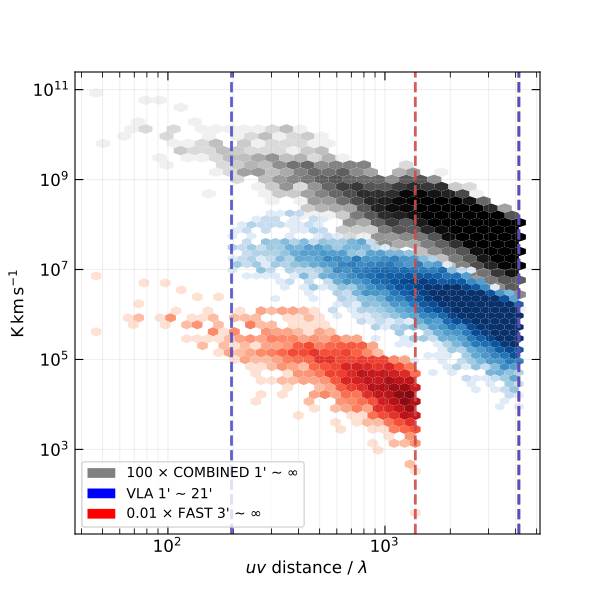

Recreate this plot in Python.
from astropy.io import fits
from astropy import wcs
from astropy import units as u
from astropy import coordinates
from scipy import stats
import numpy as np
import pandas as pd
from matplotlib import pyplot as plt
from matplotlib.patches import Rectangle
from astropy.table import QTable, Table, Column
from matplotlib.ticker import *
import seaborn as sns
import scipy.ndimage
from matplotlib.patches import Patch
import matplotlib.colors as colors


def radial_profile(data, center):
    y, x = np.indices((data.shape))
    r = np.sqrt((x - center[0])**2 + (y - center[1])**2)
    r = r.astype(np.int)

    tbin = np.bincount(r.ravel(), data.ravel())
    nr = np.bincount(r.ravel())
    # print(nr)
    radialprofile = tbin
    return radialprofile


def convert_2d_to_1d(image):
    """
    Convert a 2D array (image) into two 1D arrays: one for the distance of each pixel to the center,
    and another for the pixel values. The distances and values are one-to-one corresponding.

    Parameters:
    image (2D numpy array): The input 2D array representing an image.

    Returns:
    tuple: A tuple containing two 1D numpy arrays. The first array is the distances, and the second array is the pixel values.
    """
    # Calculate the center of the image
    center_y, center_x = np.array(image.shape) / 2

    # Create an array of the same shape as the image containing the distance of each pixel from the center
    y, x = np.indices(image.shape)
    distance = np.sqrt((x - center_x)**2 + (y - center_y)**2)

    # Flatten the 2D arrays into 1D arrays
    distance_1d = distance.flatten()
    value_1d = image.flatten()

    return distance_1d, value_1d

# # Example usage:
# # Create a dummy 2D array (image)
# dummy_image = np.random.rand(10, 10)
# distances, values = convert_2d_to_1d(dummy_image)
# distances, values


def plotProfile(ax,
                filename='',
                color='gray',
                label='',
                scale=1,
                convert_to_K=False,
                half_size=175 * 8 / 60.,  # in arcmin
                freq=1.4204057510,  # GHz
                las=1500 * 5,
                beam=60):

    hdu = fits.open(
        filename)
    data = hdu[0].data
    # data = scipy.ndimage.zoom(data, 10, order=1)
    datacenter = [int(data.shape[0] / 2), int(data.shape[1] / 2)]
    half_size = 1500
    data = data[datacenter[0] - int(half_size):datacenter[0] + int(half_size),
                datacenter[1] - int(half_size):datacenter[1] + int(half_size)]
    if convert_to_K:
        bmaj = hdu[0].header['BMAJ'] * 3600
        bmin = hdu[0].header['BMIN'] * 3600
        data = 1.222e3 * data * 1e3 / bmaj / bmin / freq**2
        print(1.222e3  * 1e3 / bmaj / bmin / freq**2)
    print(data.shape)
    data = np.nan_to_num(data)
    data_fft = np.fft.fft2(data)
    data_fft = np.fft.fftshift(data_fft)
    data_fftabs = abs(data_fft)

    distances, values = convert_2d_to_1d(data_fftabs)
    xarr = (distances) * 41.27388 * 1.2e3 / half_size
    yarr = (values) * scale
    xarr[xarr < 4.14e3 * 60 / las] = np.NaN
    yarr[xarr < 4.14e3 * 60 / las] = np.NaN

    xarr[xarr > 4.14e3 * 60 / beam] = np.NaN
    yarr[xarr > 4.14e3 * 60 / beam] = np.NaN

    # # print(xarr)
    # yarr = radial_profile(data_fftabs, mycenter) * scale
    # yarr = yarr[:int(data.shape[0] / 2)]
    # xarr = np.array(range(len(yarr)))
    # xarr = xarr /( abs(hdu[0].header['CDELT1']) / 180. * 3.14)
    # xarr = xarr/half_size
    # xarr = xarr/2/1.414
    # print(xarr)

    # ax.set_xlim([np.nanmin(xarr) * 0.1, np.nanmax(xarr) * 4])
    # ax.set_ylim([np.nanmin(yarr) * 0.1, np.nanmax(yarr) * 4])
    # ax.scatter(xarr, yarr, color=color, label=label)
    ax.hexbin(xarr, yarr, gridsize=30, cmap=color, mincnt=0, xscale='log',
              yscale='log', bins='log', edgecolors='none', norm = colors.LogNorm(vmin=1, vmax=300))
    print(yarr.shape)
    return 0


plt.rcParams['figure.dpi'] = 75.
plt.rcParams['savefig.dpi'] = 75.
plt.rcParams['axes.labelsize'] = 12
plt.rcParams['axes.titlesize'] = 12
plt.rcParams['xtick.labelsize'] = 12
plt.rcParams['ytick.labelsize'] = 12
plt.clf()
fig = plt.figure(figsize=(6, 6))


ax = plt.subplot(1, 1, 1)


ax.set_xscale("log")
ax.xaxis.set_major_formatter(LogFormatter())
ax.xaxis.set_minor_formatter(LogFormatter())
ax.set_yscale("log")
ax.yaxis.set_major_formatter(LogFormatter())
ax.yaxis.set_minor_formatter(LogFormatter())
ax.tick_params(axis='both', which='major', direction='in', size=6,
               bottom=True, top=True, left=True, right=True)
ax.tick_params(axis='both', which='minor', direction='in', size=4,
                    bottom=True, top=True, left=True, right=True)

# Make the tick labels in scitific notations

ax.loglog()

# And a corresponding grid
ax.grid(which='both')

# Or if you want different settings for the grids:
ax.grid(which='minor', alpha=0.2)
ax.grid(which='major', alpha=0.2)


# plotProfile(filename='../data/all-jcomb.fits.moment.integrated.fits',
#             ax=ax,
#             color=(0.5, 0.5, 0.5, 0.0),
#             label='SDint', convert_to_K = True)

# plotProfile(filename='../data/all-jcomb.fits.moment.integrated.fits',
#             ax=ax,
#             color=(0.3, 0.3, 0.8, 0.5),
#             label='FAST', convert_to_K = True)


# ax.set_xlim([1e0, 5e4])
# ax.set_ylim([1e5, 1e9])

# ax.set_ylabel('Jy/arcsec$^2$')
ax.set_ylabel('$\\mathrm{K\,km\,s^{-1}}$')
ax.set_xlabel('$uv$ distance / $\\lambda$')

# ax.axvline(x=4.14e3,
#            lw=2.0,
#            ls='--',
#            color=(0.5, 0.5, 0.5, 1),
#            label='COMBINED BEAM 1\'')

# plotProfile(filename='../data/all-jcomb.fits.moment.integrated.fits',
#             ax=ax,
#             color='Greys',
#             label='COMBINED', scale=1, convert_to_K = True)

beam = 60
ax.axvline(x=4.14e3 * 60 / beam,
           lw=2.0,
           ls='--',
           color=(0.8, 0.3, 0.3, 0.9),
           label='100 $x$ COMBINED 1\' ~ $\\infty$')

plotProfile(filename='../data/all-jcomb.fits.moment.integrated.fits',
            ax=ax,
            color='Greys',
            beam=beam,
            label='combined', scale=100, convert_to_K=True)


las = 1265
beam = 60
ax.axvline(x=4.14e3 * 60 / beam,
           lw=2.0,
           ls='--',
           color=(0.3, 0.3, 0.8, 0.9),
           label='VLA 1\' ~ 21\'')
ax.axvline(x=4.14e3 * 60 / las,
           lw=2.0,
           ls='--',
           color=(0.3, 0.3, 0.8, 0.9))

plotProfile(filename='../data/contsub-02.fits.moment.integrated.fits',
            ax=ax,
            color='Blues',
            las=las,
            beam=beam,
            label='VLA', scale=1, convert_to_K=True)

beam = 180
ax.axvline(x=4.14e3 * 60 / beam,
           lw=2.0,
           ls='--',
           color=(0.8, 0.3, 0.3, 0.9),
           label='0.01 $x$ FAST 3\' ~ $\\infty$')

plotProfile(filename='../data/fast-rg.fits.moment.integrated.fits',
            ax=ax,
            color='Reds',
            beam=beam,
            label='FAST', scale=0.01, convert_to_K=True)


# plotProfile(filename='../data/all-jcomb.fits.moment.integrated.fits',
#             ax=ax,
#             color=(0.8, 0.3, 0.3, 0.5),
#             label='VLA', scale=1, convert_to_K = True)

# ax.axvline(x=3087,
#            lw=2.0,
#            ls='--',
#            color=(0.8, 0.3, 0.3, 0.5),
#            label='VLA BEAM')

# ax.axvline(x=45/0.21,
#            lw=2.0,
#            ls='--',
#            color=(0.8, 0.3, 0.3, 0.5),
#            label='VLA LAS')

# ax.axvline(x=175 * 8 * 1.414 / 201 / 2,
#            lw=2.0,
#            ls='--',
#            color=(0.3, 0.8, 0.3, 0.5),
#            label='FAST RES')
legend_elements = [
    Patch(facecolor='grey', label='100 $\\times$ COMBINED 1\' ~ $\\infty$'),
    Patch(facecolor='b', label='VLA 1\' ~ 21\''),
    Patch(facecolor='r', label='0.01 $\\times$ FAST 3\' ~ $\\infty$')
]

ax.legend(handles=legend_elements, loc='lower left')
plt.savefig('./hi_power_spectrum.pdf')
plt.clf()
